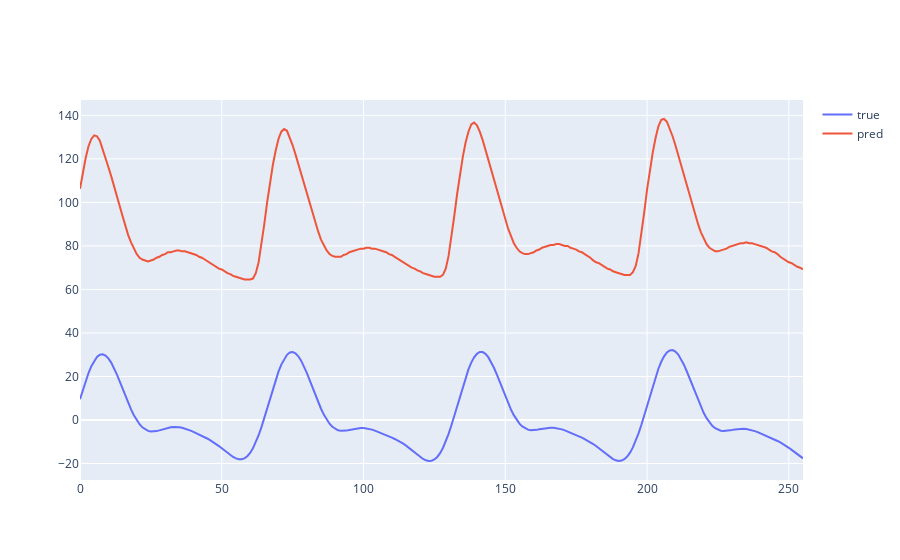

The code cell stored with this chart in its notebook:
### Code cell
import plotly.graph_objects as go

fig = go.Figure()
fig.add_trace(go.Scatter(y=ppg[20023, :] * 100, name='true'))
fig.add_trace(go.Scatter(y=abp[20023, :], name='pred'))

### Figure 1 — Plotly figure (JSON) as saved in the notebook; plotly's stock layout.template omitted (floating-point values rounded to 4 significant figures; data arrays with more than 128 entries replaced by an {"elided": "..."} marker saying what was removed)
{"data": [{"name": "true", "type": "scatter", "y": {"elided": "256 float values"}}, {"name": "pred", "type": "scatter", "y": {"elided": "256 float values"}}], "layout": {}}
